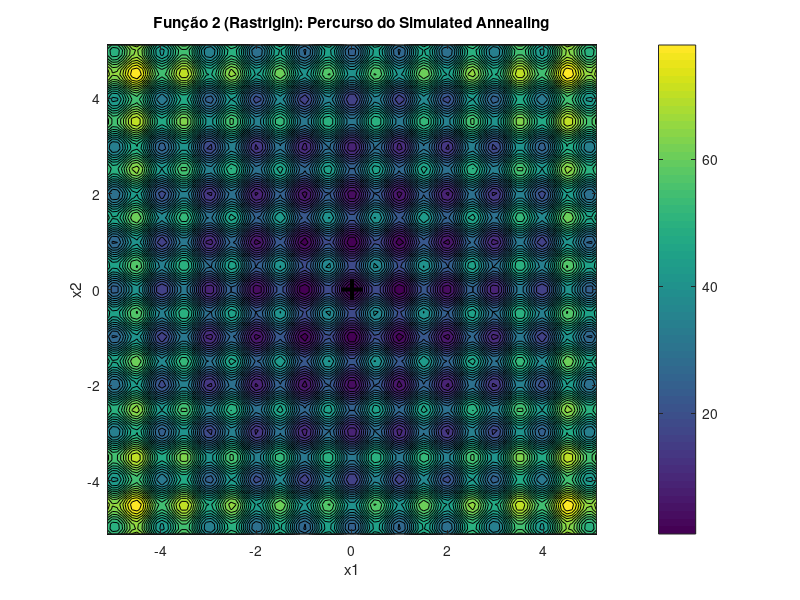

MATLAB code for this plot: (Note: this script raises an error after producing the figure.)
% =========================================================================
% --- Visualização para a FUNÇÃO 2 (Rastrigin) ---
% =========================================================================
pause; % Espera que o utilizador pressione uma tecla
fprintf('A visualizar Simulated Annealing para a Função 2...\n');

% Intervalos da F2 
interval_min_F2 = -5.12; 
interval_max_F2 = 5.12;

% 1. Desenhar o "mapa" da função
figure('Name', 'Visualização Simulated Annealing - Função 2');
[X, Y] = meshgrid(linspace(interval_min_F2, interval_max_F2, 100));

% Definir a função F2 de forma vetorizada 
% f2(x, y) = 20 + (x² - 10cos2πx) + (y² – 10cos2πy)
fobj_F2_vec = @(x,y) (20 + (x.^2 - 10*cos(2*pi.*x)) + (y.^2 - 10*cos(2*pi.*y)));

Z = fobj_F2_vec(X, Y);
contourf(X, Y, Z, 30); % Mais níveis de contorno
colorbar;
hold on;
axis equal;
title('Função 2 (Rastrigin): Percurso do Simulated Annealing'); % Título corrigido
xlabel('x1');
ylabel('x2');

% Marcar o mínimo global REAL
plot(0, 0, 'k+', 'MarkerSize', 15, 'LineWidth', 3, 'DisplayName', 'Mínimo Global (Real)');

% 2. Gerar solução inicial aleatória
current_sol_x = interval_min_F2 + (interval_max_F2 - interval_min_F2) * rand();
current_sol_y = interval_min_F2 + (interval_max_F2 - interval_min_F2) * rand();
current_fit = fobj_F2_vec(current_sol_x, current_sol_y); % Usa a função F2

global_best_fit_F2 = current_fit;
global_best_sol_F2 = [current_sol_x, current_sol_y];

T = T_inicial;

% Handles (referências) para os plots que vamos animar
path_x = [current_sol_x];
path_y = [current_sol_y];
h_path = plot(path_x, path_y, 'r.-', 'LineWidth', 1, 'DisplayName', 'Caminho (por Temp.)');
h_current = plot(current_sol_x, current_sol_y, 'rs', 'MarkerSize', 8, 'MarkerFaceColor', 'r', 'DisplayName', 'Posição Atual');

% 3. Loop Principal - ARREFECIMENTO
while T > T_min
    
    % 4. Loop Interno - Repetições na mesma temperatura
    for i = 1:nRep
        
        % Gerar vizinho
        neighbor_x = current_sol_x + (rand() - 0.5) * 2 * STEP_SIZE;
        neighbor_y = current_sol_y + (rand() - 0.5) * 2 * STEP_SIZE;
        neighbor_x = max(interval_min_F2, min(interval_max_F2, neighbor_x)); % Limites F2
        neighbor_y = max(interval_min_F2, min(interval_max_F2, neighbor_y)); % Limites F2
        
        neighbor_fit = fobj_F2_vec(neighbor_x, neighbor_y); % Usa a função F2
        
        % Calcular dE
        dE = neighbor_fit - current_fit;
        
        % Decisão do SA
        if (dE < 0)
            % Aceita melhor
            current_sol_x = neighbor_x;
            current_sol_y = neighbor_y;
            current_fit = neighbor_fit;
            
            % Atualizar melhor global
            if current_fit < global_best_fit_F2
                global_best_fit_F2 = current_fit;
                global_best_sol_F2 = [current_sol_x, current_sol_y];
            end
        else
            % Aceita pior com probabilidade p
            p = exp(-dE / T);
            if (rand() < p)
                current_sol_x = neighbor_x;
                current_sol_y = neighbor_y;
                current_fit = neighbor_fit;
            end
        end
    end % Fim do loop nRep
    
    % --- ANIMAÇÃO (1x por ciclo de Temp.) ---
    path_x(end+1) = current_sol_x;
    path_y(end+1) = current_sol_y;
    
    set(h_path, 'XData', path_x, 'YData', path_y);
    set(h_current, 'XData', current_sol_x, 'YData', current_sol_y);
    
    temp_ratio = max(0, (T - T_min) / (T_inicial - T_min));
    set(h_current, 'MarkerFaceColor', [temp_ratio, 0, 1-temp_ratio]);
    
    drawnow;
    pause(PAUSE_TIME);
    % --- FIM DA ANIMAÇÃO ---
    
    % 5. Arrefecer
    T = T * alfa;
    
end % Fim do loop de arrefecimento

% 6. Marcar o melhor global ENCONTRADO
% Corrigido: global_best_sol_F2(2)
plot(global_best_sol_F2(1), global_best_sol_F2(2), 'c*', 'MarkerSize', 15, 'LineWidth', 3, 'DisplayName', 'Melhor Global Encontrado');
legend('Location', 'northwest');
hold off;

fprintf('Visualização concluída.\n');